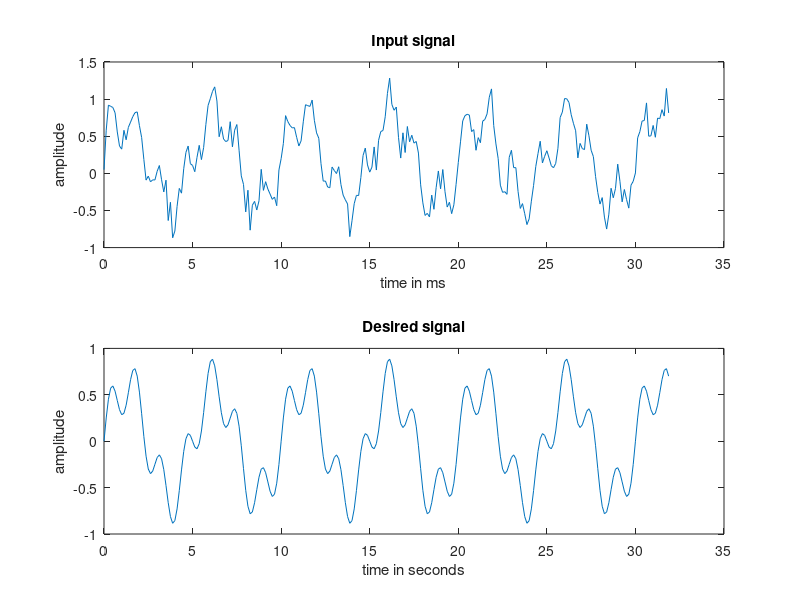
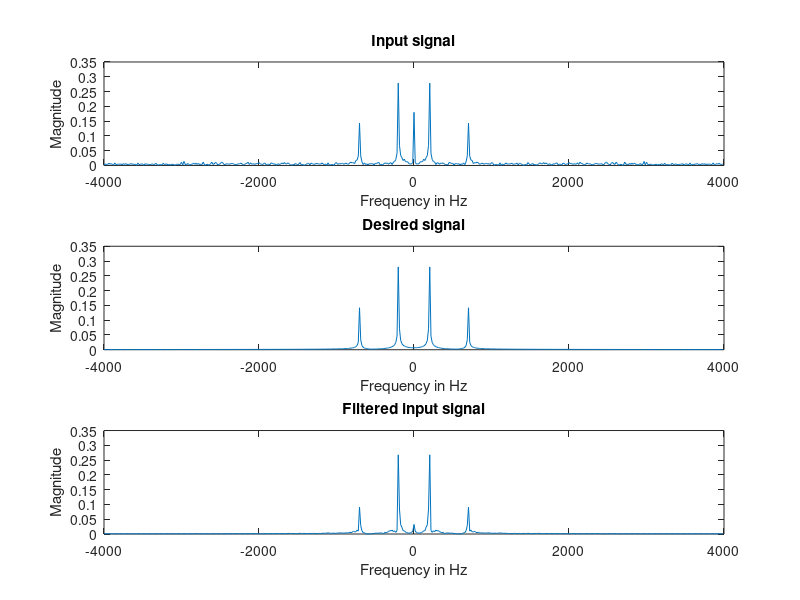

Recreate these plots in MATLAB, in order.
clc;
clear all;
close all;


fs=8000;
time =0.5;
n= 0:1/fs:time-1/fs; 
samples= length(n)
LMS_taps= 64;
w=zeros(1,256);
%e=zeros(1,256);
y=zeros(1,samples);
delay_line = zeros(1,256);
f1= 200;
f2= 700;
d= 0.6* sin(2* pi * f1 * n)+ 0.3 *sin(2* pi * f2 * n);
v= rand(size(n));
v= sqrt(v).*rand(size(n));
%x = 0.5*d+ 0.3*sin(2* pi * f2 * n);
x = d+ 0.5*v;

figure(1);
subplot(2,1,1);
plot(1000*n(1:256),x(1:256));
title('Input signal')
xlabel("time in ms")
ylabel("amplitude")
subplot(2,1,2);
plot(1000*n(1:256),d(1:256));
title('Desired signal');
xlabel("time in seconds")
ylabel("amplitude")

alpha=0.01;


%main process loop

for i=1:samples
  
  %update filter delay line every sample
  delay_line(LMS_taps)=x(i);
  
  energy = 1/(power(x(i),2));
  %filtering 
  y(i)=dot(delay_line,w);
  
  %calculate error
  e= d(i)-y(i);
  
  %update the taps
  
  w=w+alpha.*(e./energy).*delay_line;
  
  %shift delay line 
  delay_line(1:LMS_taps-1)=delay_line(2:LMS_taps);
  
endfor

%spectral plot for verification of adaptive filtering functionality
N=512;
FFT_len = N;
FFT_samples =(-1*fs/2): fs/(FFT_len):((fs/2)-1);
X= fft(x,FFT_len);
X1=fftshift(X);
X1_mag = (1/FFT_len)*abs(X1);
figure(2);
subplot(3,1,1)
plot(FFT_samples,X1_mag);
title('Input signal');
xlabel("Frequency in Hz")
ylabel("Magnitude")

X= fft(d,FFT_len);
X1=fftshift(X);
X1_mag = (1/FFT_len)*abs(X1);
subplot(3,1,2)
plot(FFT_samples,X1_mag);
title('Desired signal');
xlabel("Frequency in Hz")
ylabel("Magnitude")

X= fft(y,FFT_len);
X1=fftshift(X);
X1_mag = (1/FFT_len)*abs(X1);
subplot(3,1,3)
plot(FFT_samples,X1_mag);
title('Filtered input signal');
xlabel("Frequency in Hz")
ylabel("Magnitude")